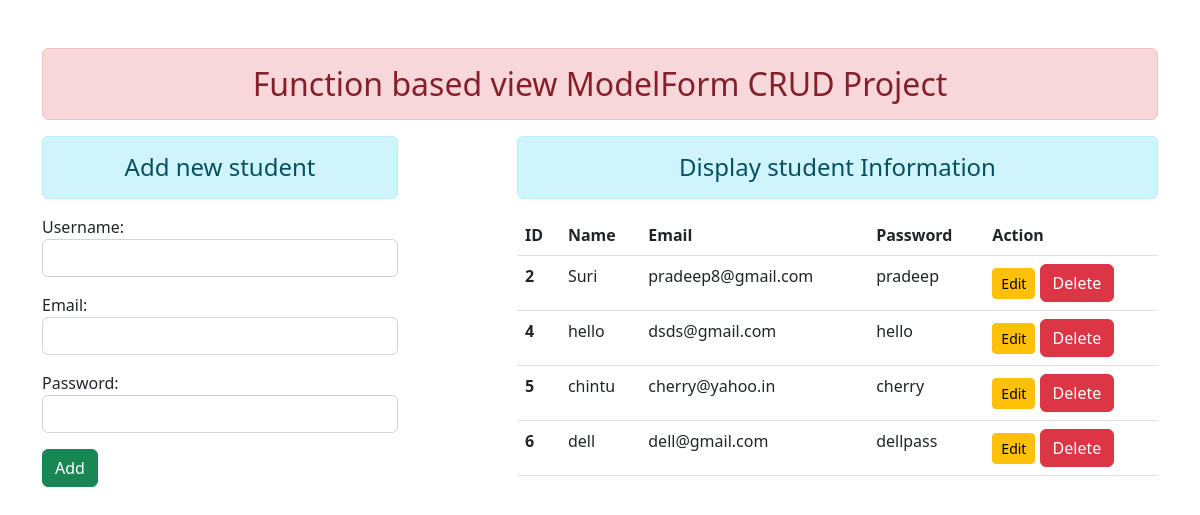
/enroll/display/, run on the app's committed database.
### enroll/models.py (models this page shows, shortened)
class User(models.Model):
    name=models.CharField(max_length=255,verbose_name="username")
    email=models.EmailField(max_length=255)
    password=models.CharField(max_length=255)

### enroll/views.py (the view)
# urls.py: path('display/',views.addandshowview,name='input'),
def addandshowview(request):
    if request.method=="POST":
        form=UserForm(request.POST)
        if form.is_valid():
            form.save()
            return redirect("input")
    else:
        form=UserForm()
    stud=User.objects.all()
    return render(request,"enroll/addandshow.html",{'form':form,"stud":stud})

### enroll/forms.py
class UserForm(forms.ModelForm):
    class Meta:
        model=User
        fields=['name','email','password']
        widgets={
            'name':forms.TextInput(attrs={'class':'form-control'}),
            'email':forms.EmailInput(attrs={'class':'form-control'}),
            'password':forms.PasswordInput(render_value=True,attrs={'class':'form-control'})
        }

### enroll/templates/enroll/addandshow.html (shortened to what this page needs)
{% extends 'enroll/base.html' %}
{% block content %}
<div class="row">
    <div class="col-sm-4">
    <h4 class="text-center alert alert-info">Add new student</h4>
    <form action="" method="post">
        {{form.as_p}}
        <input type="submit" class="btn btn-success" value="Add">
    </form>
    </div>
    <div class="col-sm-7 offset-1">
        <h4 class="text-center alert alert-info">Display student Information</h4>
        {%if stud%}
        <table class="table table-hover">
            <thead>
              <tr>
                <th scope="col">ID</th>
                <th scope="col">Name</th>
                <th scope="col">Email</th>
                <th scope="col">Password</th>
                <th scope="col">Action</th>
              </tr>
            </thead>
            <tbody>
             {%for student in stud%}
              <tr>
                <th scope="row">{{student.id}}</th>
                <td>{{student.name}}</td>
                <td>{{student.email}}</td>
                <td>{{student.password}}</td>
                <td>
                    <a href="{%url 'update' student.id %}" class="btn btn-warning btn-sm">Edit</a>
                    <form action="{%url 'delete' student.id %}" method="post" class="d-inline">
                        <input type="submit" class="btn btn-danger" value="Delete">
                    </form>
              </tr>
              {%endfor%}
            </tbody>
          </table>
        {%else%}
        <h4 class="text-center alert alert-warning">No records found</h4>
        {%endif%}
        </div>
</div>
{% endblock content %}

### enroll/templates/enroll/base.html (shortened to what this page needs)
<!DOCTYPE html>
{%load static%}
<html lang="en">
<head>
    <link rel="stylesheet" href="{%static 'enroll/css/bootstrap.css'%}">
</head>
<body>
    <div class="container mt-5">
        <h2 class="text-center alert alert-danger">Function based view ModelForm CRUD Project</h2>
        {%block content%}
        {% endblock %}
    </div>
</body>
</html>

### data on the page
User: id "2", name "Suri", email "pradeep8@gmail.com", password "pradeep"
User: id "4", name "hello", email "dsds@gmail.com", password "hello"
User: id "5", name "chintu", email "cherry@yahoo.in", password "cherry"
User: id "6", name "dell", email "dell@gmail.com", password "dellpass"
